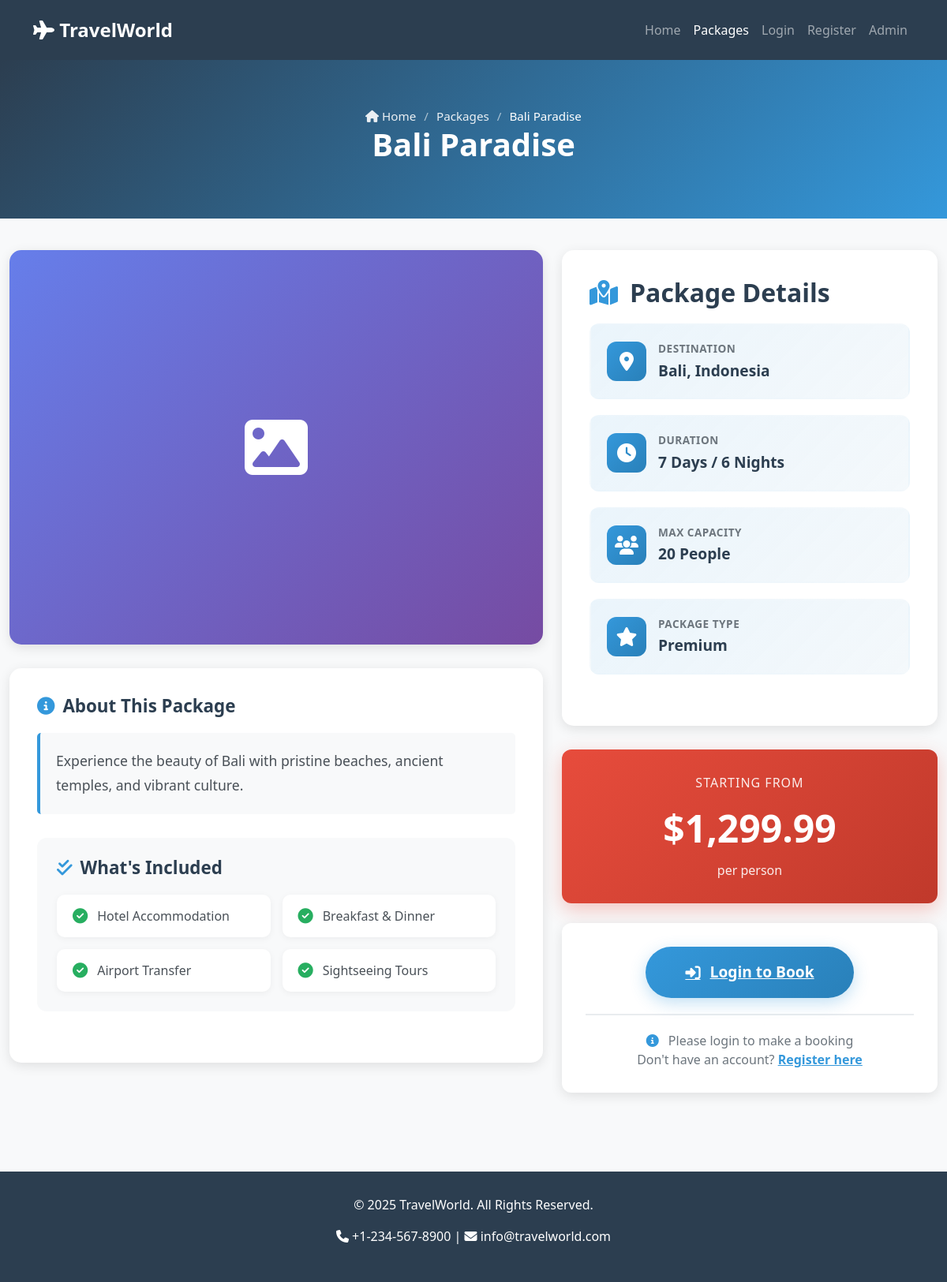
The app's page /package-details.php?id=1 with its own data.
### tables this page shows
CREATE TABLE `tour_packages` (
  `id` int(11) NOT NULL,
  `package_name` varchar(200) NOT NULL,
  `description` text NOT NULL,
  `destination` varchar(100) NOT NULL,
  `duration` varchar(50) NOT NULL,
  `price` decimal(10,2) NOT NULL,
  `max_people` int(11) NOT NULL,
  `image` varchar(255) DEFAULT NULL,
  `features` text DEFAULT NULL,
  `status` enum('active','inactive') DEFAULT 'active',
  `created_at` timestamp NOT NULL DEFAULT current_timestamp()
);

### functions.php (called while the page is built, shortened)
<?php
require_once 'config.php';
function isLoggedIn() {
    return isset($_SESSION['user_id']);
}
function getPackageById($id) {
    global $conn;
    $id = (int)$id;
    $sql = "SELECT * FROM tour_packages WHERE id = $id";
    $result = $conn->query($sql);
    return $result->fetch_assoc();
}
function formatCurrency($amount) {
    return '$' . number_format($amount, 2);
}
?>

### package-details.php (the view, shortened to what this page needs)
<?php
require_once 'functions.php';
$package = getPackageById($_GET['id']);
?>
<!DOCTYPE html>
<html lang="en">
<head>
    <link href="https://cdn.jsdelivr.net/npm/bootstrap@5.3.0/dist/css/bootstrap.min.css" rel="stylesheet">
    <link rel="stylesheet" href="https://cdnjs.cloudflare.com/ajax/libs/font-awesome/6.4.0/css/all.min.css">
</head>
<body>
    <nav class="navbar navbar-expand-lg navbar-dark">
        <div class="container">
            <a class="navbar-brand" href="index.php">
                <i class="fas fa-plane"></i> TravelWorld
            </a>
            <div class="collapse navbar-collapse" id="navbarNav">
                <ul class="navbar-nav ms-auto">
                    <li class="nav-item"><a class="nav-link" href="index.php">Home</a></li>
                    <li class="nav-item"><a class="nav-link active" href="packages.php">Packages</a></li>
                    <?php if(isLoggedIn()): ?>
                        <li class="nav-item"><a class="nav-link" href="my-bookings.php">My Bookings</a></li>
                        <li class="nav-item"><a class="nav-link" href="logout.php">Logout</a></li>
                    <?php else: ?>
                        <li class="nav-item"><a class="nav-link" href="login.php">Login</a></li>
                        <li class="nav-item"><a class="nav-link" href="register.php">Register</a></li>
                    <?php endif; ?>
                    <li class="nav-item"><a class="nav-link" href="admin/login.php">Admin</a></li>
                </ul>
            </div>
        </div>
    </nav>
    <div class="hero-section">
        <div class="container">
            <div class="breadcrumb-custom">
                <a href="index.php"><i class="fas fa-home"></i> Home</a>
                <span>/</span>
                <a href="packages.php">Packages</a>
                <span>/</span>
                <span style="color: white;"><?= htmlspecialchars($package['package_name']); ?></span>
            </div>
            <h1><?= htmlspecialchars($package['package_name']); ?></h1>
        </div>
    </div>
    <div class="container package-container">
        <div class="row">
            <div class="col-lg-7">
                <div class="image-section">
                    <?php if(!empty($package['image']) && file_exists('uploads/' . $package['image'])): ?>
                        <img src="uploads/<?= htmlspecialchars($package['image']); ?>"
                             alt="<?= htmlspecialchars($package['package_name']); ?>"
                             class="package-image">
                    <?php else: ?>
                        <div class="image-placeholder">
                            <i class="fas fa-image"></i>
                        </div>
                    <?php endif; ?>
                </div>
                <div class="details-card">
                    <h2 class="section-title">
                        <i class="fas fa-info-circle"></i>
                        About This Package
                    </h2>
                    <div class="package-description">
                        <?= nl2br(htmlspecialchars($package['description'])); ?>
                    </div>
                    <?php if(!empty($package['features'])): ?>
                    <div class="features-section">
                        <h3 class="section-title">
                            <i class="fas fa-check-double"></i>
                            What's Included
                        </h3>
                        <div class="features-grid">
                            <?php
                            $features = explode(',', $package['features']);
                            foreach($features as $feature):
                            ?>
                                <div class="feature-item">
                                    <i class="fas fa-check-circle"></i>
                                    <span><?= htmlspecialchars(trim($feature)); ?></span>
                                </div>
                            <?php endforeach; ?>
                        </div>
                    </div>
                    <?php endif; ?>
                </div>
            </div>
            <div class="col-lg-5">
                <div class="details-card">
                    <h2 class="package-title">
                        <i class="fas fa-map-marked-alt"></i>
                        Package Details
                    </h2>
                    <div class="info-grid">
                        <div class="info-item">
                            <div class="info-icon">
                                <i class="fas fa-map-marker-alt"></i>
                            </div>
                            <div class="info-content">
                                <div class="info-label">Destination</div>
                                <div class="info-value"><?= htmlspecialchars($package['destination']); ?></div>
                            </div>
                        </div>
                        <div class="info-item">
                            <div class="info-icon">
                                <i class="fas fa-clock"></i>
                            </div>
                            <div class="info-content">
                                <div class="info-label">Duration</div>
                                <div class="info-value"><?= htmlspecialchars($package['duration']); ?></div>
                            </div>
                        </div>
                        <div class="info-item">
                            <div class="info-icon">
                                <i class="fas fa-users"></i>
                            </div>
                            <div class="info-content">
                                <div class="info-label">Max Capacity</div>
                                <div class="info-value"><?= htmlspecialchars($package['max_people']); ?> People</div>
                            </div>
                        </div>
                        <div class="info-item">
                            <div class="info-icon">
                                <i class="fas fa-star"></i>
                            </div>
                            <div class="info-content">
                                <div class="info-label">Package Type</div>
                                <div class="info-value">Premium</div>
                            </div>
                        </div>
                    </div>
                </div>
                <div class="price-section">
                    <div class="price-label">Starting From</div>
                    <div class="price-amount"><?= formatCurrency($package['price']); ?></div>
                    <div class="price-per">per person</div>
                </div>
                <div class="booking-section">
                    <?php if(isLoggedIn()): ?>
                        <a href="book-now.php?id=<?= $package['id']; ?>" class="btn-book">
                            <i class="fas fa-calendar-check"></i>
                            Book This Package
                        </a>
                        <div class="booking-note">
                            <i class="fas fa-shield-alt"></i> Secure booking process
                            <br>
                            <i class="fas fa-undo"></i> Free cancellation up to 24 hours
                        </div>
                    <?php else: ?>
                        <a href="login.php" class="btn-login">
                            <i class="fas fa-sign-in-alt"></i>
                            Login to Book
                        </a>
                        <div class="booking-note">
                            <i class="fas fa-info-circle"></i> Please login to make a booking
                            <br>
                            Don't have an account? <a href="register.php" style="color: var(--secondary-color); font-weight: bold;">Register here</a>
                        </div>
                    <?php endif; ?>
                </div>
            </div>
        </div>
    </div>
    <footer class="text-center">
        <div class="container">
            <p>&copy; 2025 TravelWorld. All Rights Reserved.</p>
            <p>
                <i class="fas fa-phone"></i> +1-234-567-8900 |
                <i class="fas fa-envelope"></i> info@travelworld.com
            </p>
        </div>
    </footer>
</body>
</html>

### records on screen
tour_packages: package_name "Bali Paradise", description "Experience the beauty of Bali with pristine beaches, ancient temples, and vibrant culture.", features "Hotel Accommodation", features "Breakfast & Dinner", features "Airport Transfer", features "Sightseeing Tours", destination "Bali, Indonesia", duration "7 Days / 6 Nights", max_people "20", price "$1,299.99"
